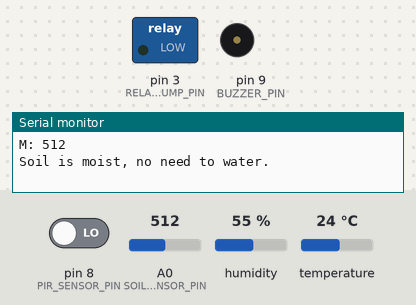
Recording of a sketch running on a simulated Arduino Uno, built with avr-gcc and run on an emulated ATmega328P. Shown: switched loads named in the sketch (green lamp = pin HIGH), buzzer (waves = sounding, pin HIGH), the last lines printed to the serial monitor. Inputs (shaded band) come from the test bench; at power-on: A0 (SOIL_MOISTURE_SENSOR_PIN) = 512, pin 8 (PIR_SENSOR_PIN) LOW, humidity 55 %, temperature 24 °C.

Above: at 5.8 s.
5.9 s: A0 (SOIL_MOISTURE_SENSOR_PIN) set to 489
At 11.4 s:
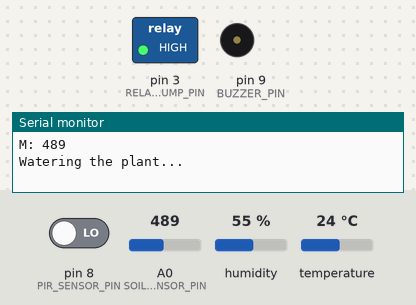
11.9 s: pin 8 (PIR_SENSOR_PIN) driven HIGH
At 16.4 s:
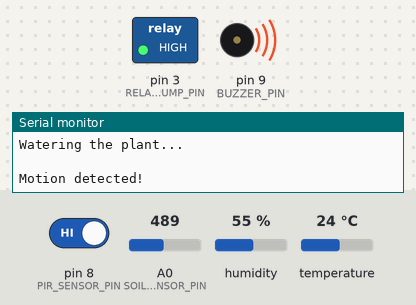
22.7 s: A0 (SOIL_MOISTURE_SENSOR_PIN) set to 510
At 30.1 s:
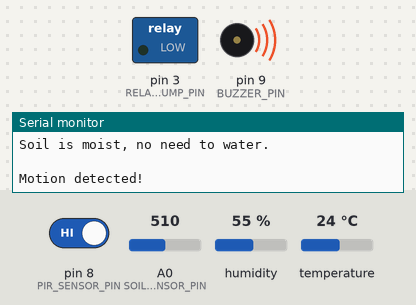
32.6 s: A0 (SOIL_MOISTURE_SENSOR_PIN) set to 490
At 38.8 s:
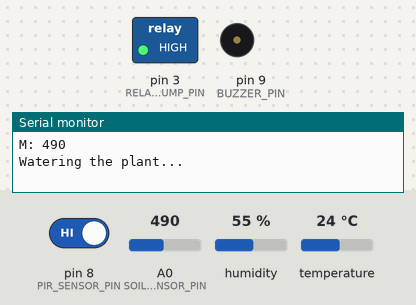
43.4 s: A0 (SOIL_MOISTURE_SENSOR_PIN) set to 511
At 46.2 s:
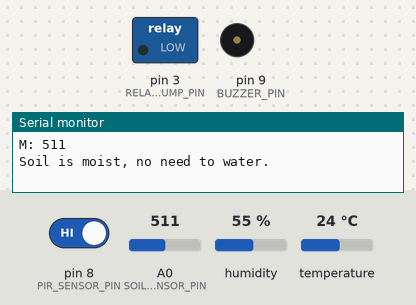
Timing chart, 0 to 53.7 s (numbered marks = the images above; inputs shaded):
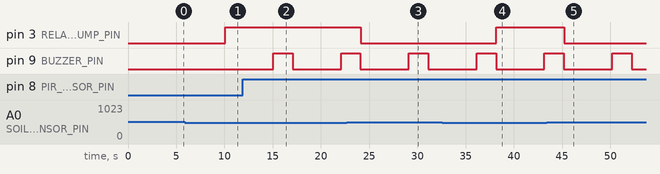

Measured:
- the behaviour switches between 500 and 499 on A0 (SOIL_MOISTURE_SENSOR_PIN) (found by bisection; images 0 and 1)
- after the input at 5.9 s, pin 3 (RELAY_PUMP_PIN): LOW → HIGH after 4.2 s
- after the input at 11.9 s, pin 9 (BUZZER_PIN): LOW → HIGH after 3.2 s, → LOW 2.0 s later, → HIGH 5.0 s later
- after the input at 22.7 s, pin 3 (RELAY_PUMP_PIN): HIGH → LOW after 1.4 s
- after the input at 32.6 s, pin 3 (RELAY_PUMP_PIN): LOW → HIGH after 5.6 s
- after the input at 43.4 s, pin 3 (RELAY_PUMP_PIN): HIGH → LOW after 1.8 s

The sketch:

Arduino_Interfacing_Code.ino
```cpp
#include <DHT.h>

#define DHTPIN 2            // Digital pin connected to the DHT sensor
#define DHTTYPE DHT11       // Change to DHT22 if you are using DHT22 sensor
#define SOIL_MOISTURE_SENSOR_PIN A0
#define RELAY_PUMP_PIN 3     // Change this to the appropriate relay pin
#define BUZZER_PIN 9
#define PIR_SENSOR_PIN 8     // Pin for the PIR motion sensor

DHT dht(DHTPIN, DHTTYPE);
int state = LOW;             // By default, no motion detected
int val = 0;
int moistureThreshold = 500; // Adjust this threshold as needed
bool isBuzzerOn = false;
unsigned long lastMotionTime = 0;
const unsigned long debounceDelay = 5000; // 5 seconds debounce time

void setup() {
  pinMode(RELAY_PUMP_PIN, OUTPUT);
  digitalWrite(RELAY_PUMP_PIN, LOW);  // Turn off the pump initially
  pinMode(BUZZER_PIN, OUTPUT);         // Initialize Buzzer as an output
  pinMode(PIR_SENSOR_PIN, INPUT);      // Initialize PIR sensor as an input
  digitalWrite(BUZZER_PIN, LOW); // Turn off the buzzer initially
  Serial.begin(115200);
  dht.begin();
}

void loop() {

  int pirValue = digitalRead(PIR_SENSOR_PIN);

  if (pirValue == HIGH) {
    // Motion detected
    if (!isBuzzerOn) {
      digitalWrite(BUZZER_PIN, HIGH); // Turn on the buzzer
      Serial.println("Motion detected!");
      isBuzzerOn = true;
      delay(2000); // Buzzer sounds for 2 seconds
      digitalWrite(BUZZER_PIN, LOW); // Turn off the buzzer
      isBuzzerOn = false;
      lastMotionTime = millis(); // Record the time of the last motion
    }
  }
  else {
    // No motion, check for debounce before turning off the buzzer
    if (isBuzzerOn && (millis() - lastMotionTime) >= debounceDelay) {
      digitalWrite(BUZZER_PIN, LOW); // Turn off the buzzer
      isBuzzerOn = false;
      Serial.println("Motion stopped!");
    }
  }

  // Read DHT11 sensor data
  float humidity = dht.readHumidity();
  float temperature = dht.readTemperature();

  // Display temperature and humidity
  if (!isnan(humidity) && !isnan(temperature)) {
    Serial.print("T: ");
    Serial.println(temperature);
    Serial.print("H: ");
    Serial.println(humidity);
    // Serial.println("%");
  } else {
    Serial.println("Failed to read from DHT sensor!");
  }

  // Soil moisture reading
  int moistureLevel = analogRead(SOIL_MOISTURE_SENSOR_PIN);
  Serial.print("M: ");
  Serial.println(moistureLevel);

  // Water the plant if moisture is below the threshold
  if (moistureLevel < moistureThreshold) {
    digitalWrite(RELAY_PUMP_PIN, HIGH);
    Serial.println("Watering the plant...");
  } else {
    digitalWrite(RELAY_PUMP_PIN, LOW);
    Serial.println("Soil is moist, no need to water.");
  }
  Serial.println(" ");

  // Delay for a moment before the next loop iteration
  delay(5000); // Adjust the delay as needed for your project
}
```
